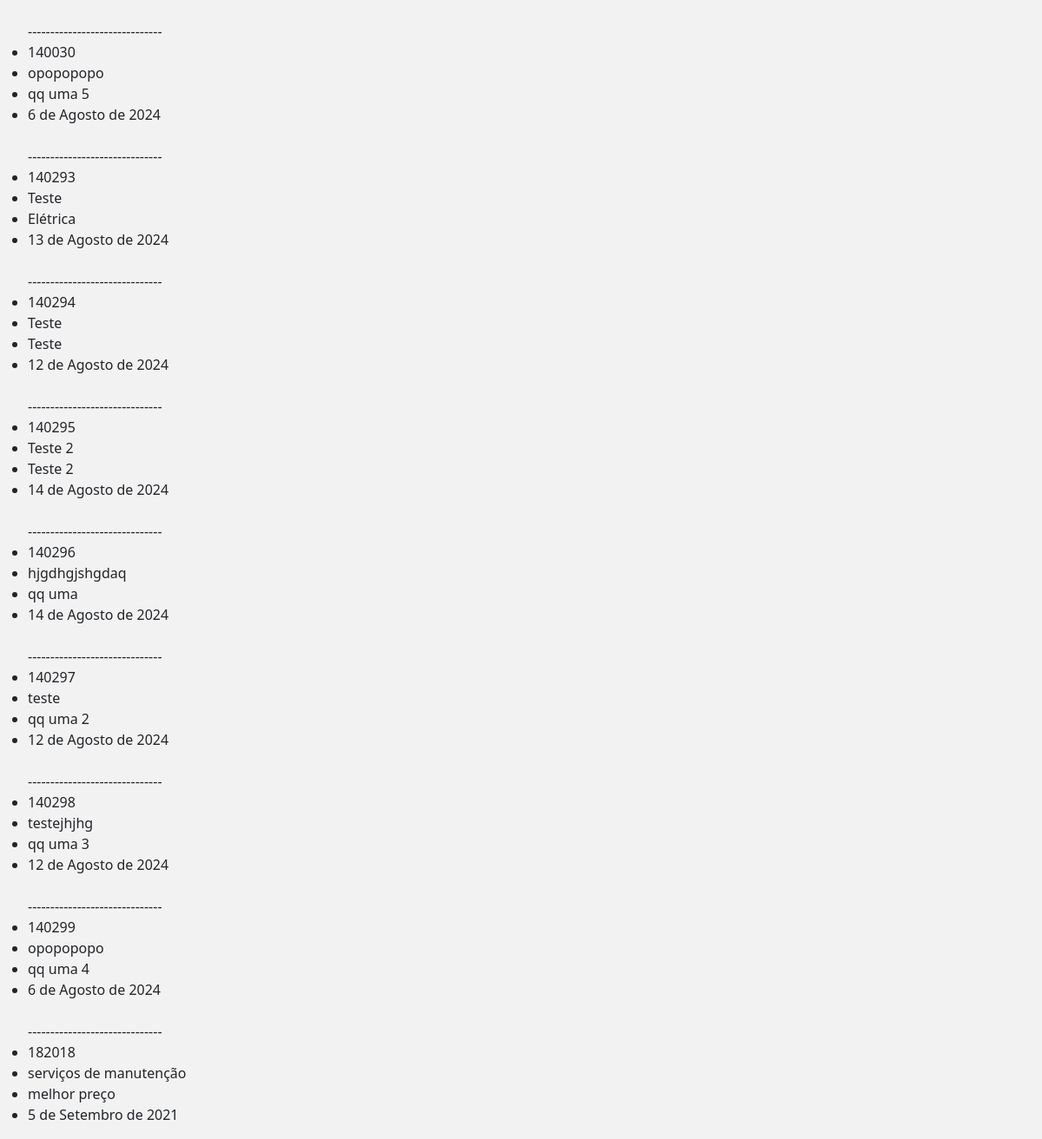
The app's page /licitacoes/, older data.
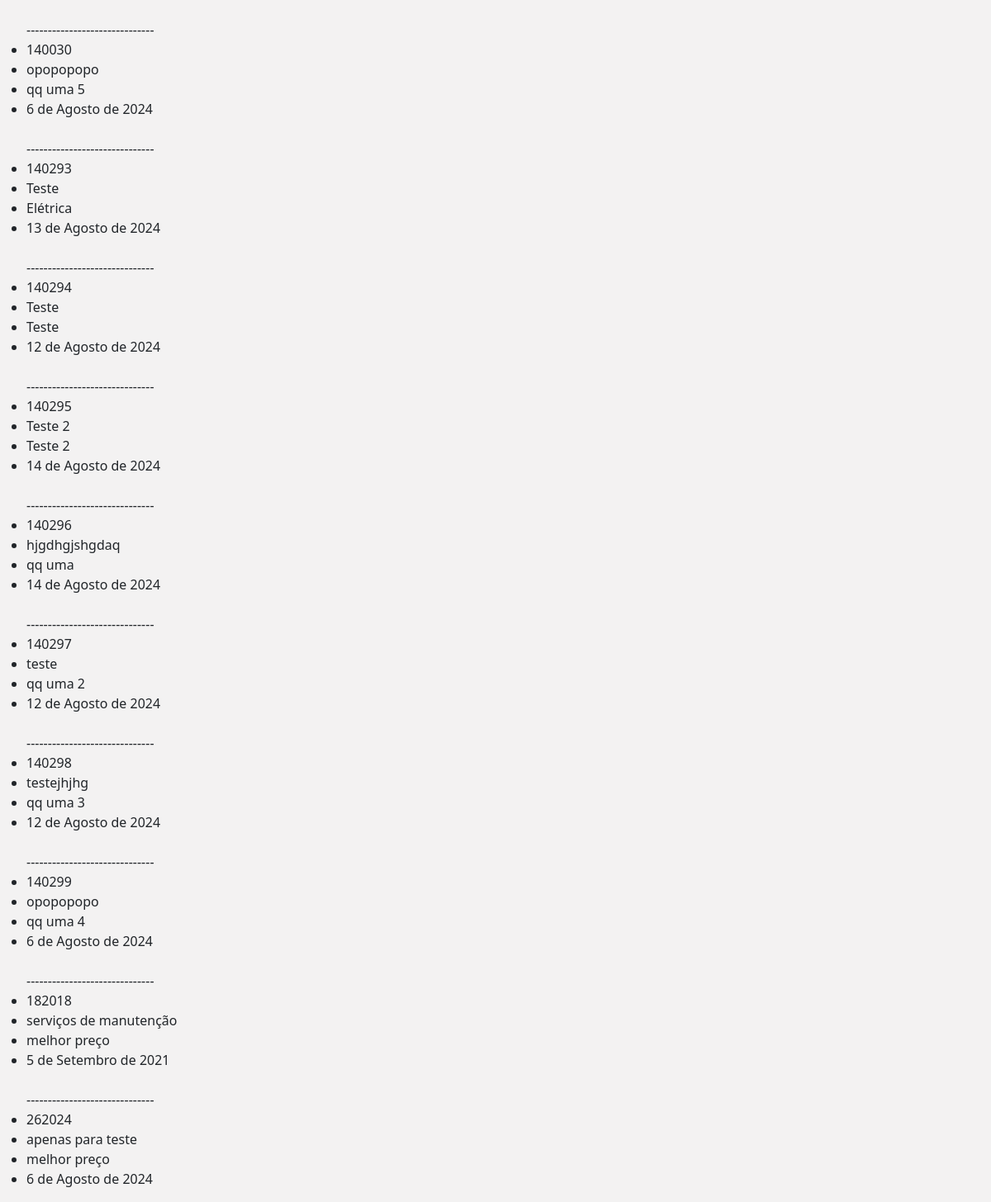
The same page, newer data.
### biddingContracts/models.py (models this page shows, shortened)
class Licitacao (models.Model):
    numProcess = models.CharField(primary_key=True, max_length=7)
    categoria = models.CharField(max_length=200, verbose_name="Categoria", null=False)
    assunto = models.CharField(max_length=200, verbose_name="Assunto",  null=False, blank=False)
    date = models.DateField()
    class meta:
        verbose_name = "licitação"
        verbose_name_plural = "licitações"

### biddingContracts/views.py (the view)
# urls.py: path('licitacoes/', views.listLicitacoes, name='licitacoes'),
def listLicitacoes(request):
    licitacoes = Licitacao.objects.all()
    context = {"licitacoes": licitacoes}
    return render(request, "list_licitacoes.html", context)

### biddingContracts/templates/list_licitacoes.html
{% extends "base_template.html" %}
{% block content %}
    <ul>
        {% for licitacao in licitacoes %}
        <br>------------------------------<br>
        <li> {{licitacao.numProcess}}</li>
        <li> {{licitacao.assunto}}</li>
        <li> {{licitacao.categoria}}</li>
        <li> {{licitacao.date}}</li>
        {% empty %}
            <p>vazio!!</p>
        {% endfor %}
    </ul>
{% endblock content %}

Row changes from the older to the newer data that the page shows:
added Licitacao: numProcess "262024", assunto "apenas para teste", categoria "melhor preço", date "6 de Agosto de 2024"
